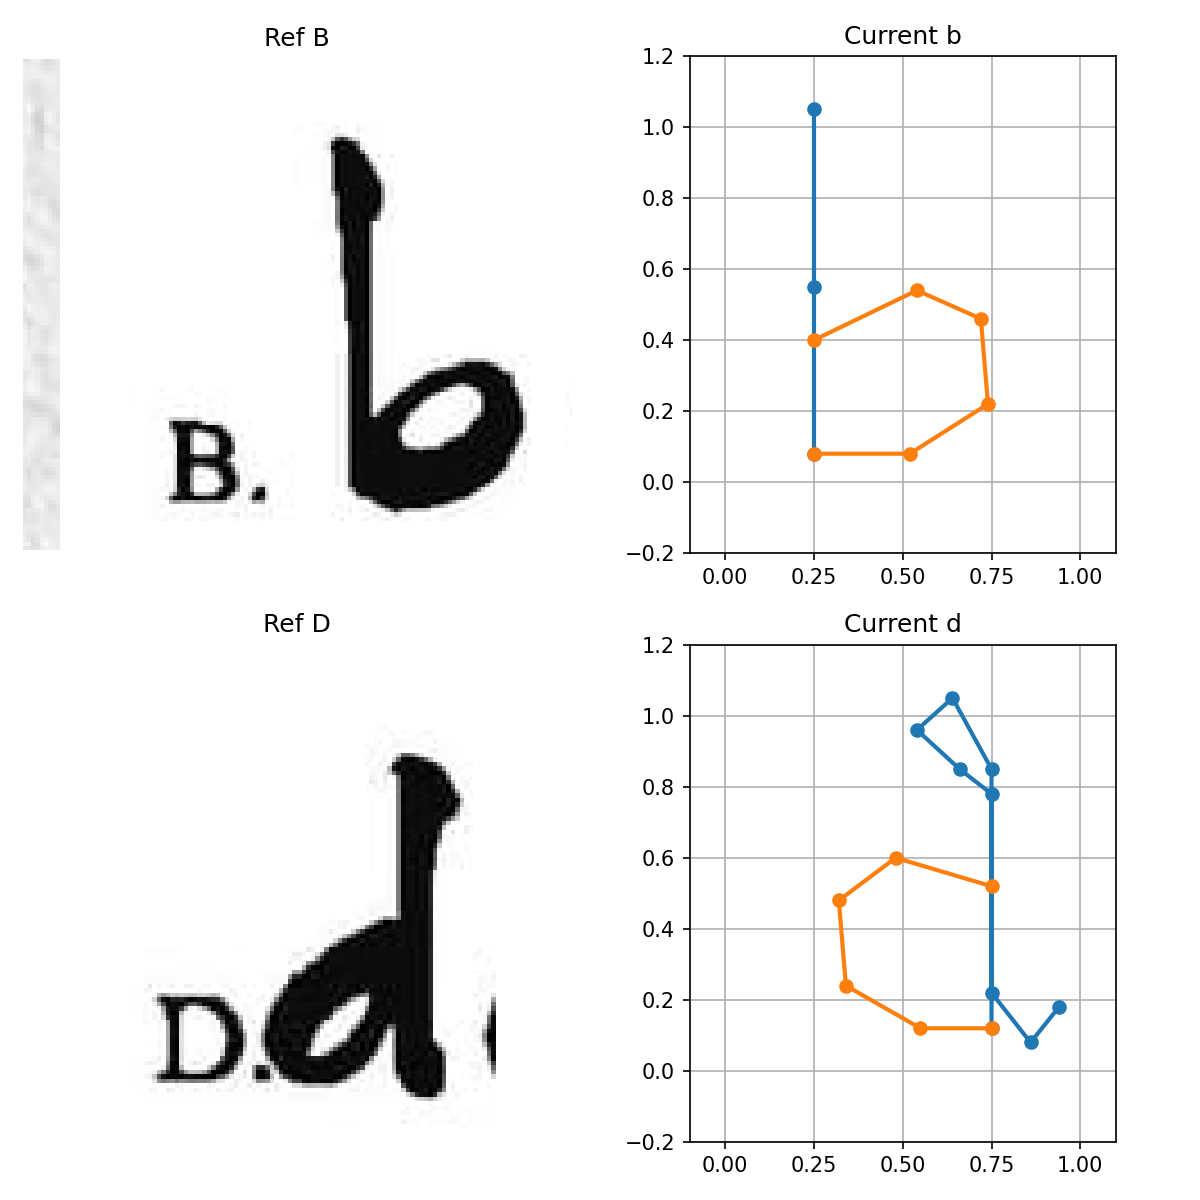

This chart was generated by the following Python code:
import sys, os
import matplotlib.pyplot as plt
import matplotlib.image as mpimg

PROJECT_ROOT = os.path.dirname(os.path.dirname(os.path.abspath(__file__)))
if PROJECT_ROOT not in sys.path:
    sys.path.insert(0, PROJECT_ROOT)

from modules.calligraphy_parser import _LOWER_GLYPHS

fig, axes = plt.subplots(2, 2, figsize=(8, 8))

# B
ax_ref_b = axes[0, 0]
img_b = mpimg.imread('scratch/media__b.png')
ax_ref_b.imshow(img_b)
ax_ref_b.set_title("Ref B")
ax_ref_b.axis('off')

ax_glyph_b = axes[0, 1]
for s in _LOWER_GLYPHS['b']:
    xs = [p[0] for p in s.points]
    ys = [p[1] for p in s.points]
    ax_glyph_b.plot(xs, ys, marker='o', linewidth=2)
ax_glyph_b.set_xlim(-0.1, 1.1)
ax_glyph_b.set_ylim(-0.2, 1.2)
ax_glyph_b.set_aspect('equal')
ax_glyph_b.grid(True)
ax_glyph_b.set_title("Current b")

# D
ax_ref_d = axes[1, 0]
img_d = mpimg.imread('scratch/media__d.png')
ax_ref_d.imshow(img_d)
ax_ref_d.set_title("Ref D")
ax_ref_d.axis('off')

ax_glyph_d = axes[1, 1]
for s in _LOWER_GLYPHS['d']:
    xs = [p[0] for p in s.points]
    ys = [p[1] for p in s.points]
    ax_glyph_d.plot(xs, ys, marker='o', linewidth=2)
ax_glyph_d.set_xlim(-0.1, 1.1)
ax_glyph_d.set_ylim(-0.2, 1.2)
ax_glyph_d.set_aspect('equal')
ax_glyph_d.grid(True)
ax_glyph_d.set_title("Current d")

plt.tight_layout()
out_path = 'scratch/compare_bd.png'
plt.savefig(out_path, dpi=150)
print(f"B and D comparison plot saved to: {out_path}")
